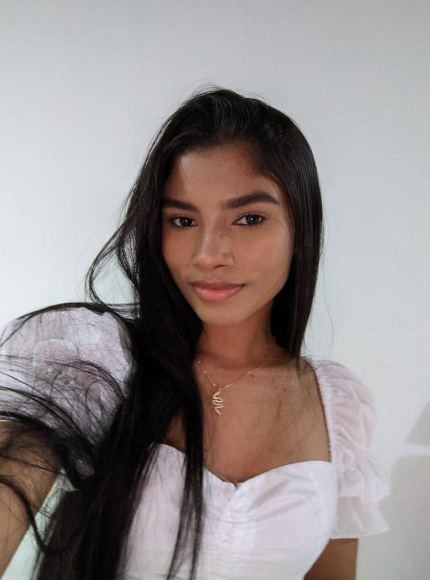
#> input picture metadata/img6 (1)_20240428152128_20240814164929.jpg, 859 x 1159 px, found by its file name (shown at 1/2 size); its folder holds only this picture in this run
$ python metadata.py
#> lines starting #> are read from the running program, lines starting #| are printed output that depends on the picture
from PIL import Image
import piexif
from datetime import datetime, timedelta
import random
import os

# Function to crop the image and slightly change its pixel dimensions
def crop_and_change_pixels(img_path, pixels_to_crop=20, change_pixels_percentage=5):
    # Open the image
#> called with pixels_to_crop = 20, change_pixels_percentage = 5
    img = Image.open(img_path)
#> img is the input picture: PIL image 859x1159 RGB; mean R, G, B 148.7, 140.9, 140.1

    # Crop the image
    width, height = img.size
#> width = 859; height = 1159
    left = random.randint(0, pixels_to_crop)
    top = random.randint(0, pixels_to_crop)
    right = width - random.randint(0, pixels_to_crop)
#> right = 858
    bottom = height - random.randint(0, pixels_to_crop)
#> bottom = 1151
    cropped_img = img.crop((left, top, right, bottom))
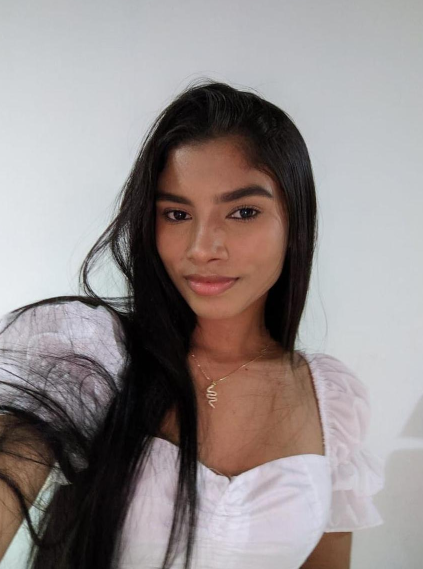
#> cropped_img: PIL image 846x1138 RGB (shown at 1/2 size); mean R, G, B 148, 140, 139.2

    # Slightly change the pixel dimensions
    new_width = int(width * (1 + change_pixels_percentage / 100.0))
#> new_width = 901
    new_height = int(height * (1 + change_pixels_percentage / 100.0))
#> new_height = 1216
    resized_img = cropped_img.resize((new_width, new_height), Image.LANCZOS)

    # Load existing EXIF data or create new if none exists
    exif_dict = piexif.load(resized_img.info.get('exif', piexif.dump({})))

    # Update EXIF data with new values
    date_yesterday = (datetime.now() - timedelta(days=1)).strftime('%Y:%m:%d %H:%M:%S')
    exif_dict['0th'][piexif.ImageIFD.Make] = 'Apple'
    exif_dict['0th'][piexif.ImageIFD.Model] = 'iPhone 8'
    exif_dict['Exif'][piexif.ExifIFD.DateTimeOriginal] = date_yesterday
    exif_dict['0th'][piexif.ImageIFD.Software] = '16.7.5'
    exif_dict['Exif'][piexif.ExifIFD.PixelXDimension] = new_width
    exif_dict['Exif'][piexif.ExifIFD.PixelYDimension] = new_height
    exif_dict['0th'][piexif.ImageIFD.BitsPerSample] = (8, 8, 8)
    exif_dict['Exif'][piexif.ExifIFD.FNumber] = (9, 5)
    exif_dict['Exif'][piexif.ExifIFD.ExposureTime] = (1, 30)
    exif_dict['Exif'][piexif.ExifIFD.ISOSpeedRatings] = 100
    exif_dict['Exif'][piexif.ExifIFD.ExposureBiasValue] = (0, 10)
    exif_dict['Exif'][piexif.ExifIFD.FocalLength] = (4, 1)
    exif_dict['Exif'][piexif.ExifIFD.LensModel] = 'iPhone 8 back camera 3.99mm f/1.8'
    exif_dict['Exif'][piexif.ExifIFD.LensMake] = 'Apple'
    exif_dict['Exif'][piexif.ExifIFD.BrightnessValue] = (random.randint(400, 800), 100)
    exif_dict['Exif'][piexif.ExifIFD.MeteringMode] = 2
    exif_dict['Exif'][piexif.ExifIFD.Flash] = 0x0

    # Convert the EXIF data to bytes
    exif_bytes = piexif.dump(exif_dict)

    # Save the image with updated EXIF data
    resized_img.save(img_path, 'jpeg', exif=exif_bytes)

# Function to append null bytes to an image file
def append_null_bytes_to_image(image_path, number_of_bytes):
    with open(image_path, 'ab') as image_file:
        null_bytes = b'\x00' * number_of_bytes
        image_file.write(null_bytes)

# Function to rename the image file
def rename_image_file(image_path):
    directory, original_filename = os.path.split(image_path)
    filename, file_extension = os.path.splitext(original_filename)
    new_filename = f"{filename}_{datetime.now().strftime('%Y%m%d%H%M%S')}{file_extension}"
    new_image_path = os.path.join(directory, new_filename)
    os.rename(image_path, new_image_path)
    return new_image_path

# Function to process all images in a specified directory
def process_images_in_directory(directory_path, pixels_to_crop=20, change_pixels_percentage=5, number_of_bytes=1024):
    # List all files in the directory
    all_files = os.listdir(directory_path)

    # Filter out the image files
    image_files = [f for f in all_files if f.lower().endswith(('.png', '.jpg', '.jpeg'))]

    # Process each image file
    for img_file in image_files:
        img_path = os.path.join(directory_path, img_file)
        crop_and_change_pixels(img_path, pixels_to_crop, change_pixels_percentage)
#> (the call stopped at in crop_and_change_pixels, `exif_dict = piexif.load(resized_img.info.get('exif', piexif.dump({})))`: piexif is not available in this run)
        append_null_bytes_to_image(img_path, number_of_bytes)
        new_image_path = rename_image_file(img_path)
        print(f"Processed and renamed image: {new_image_path}")

# Example usage
directory_path = r'C:\Users\LENOVO\Desktop\metadata'
process_images_in_directory(directory_path)

$ run again, on metadata/img6 (2)_20240428152128_20240814164929.jpg
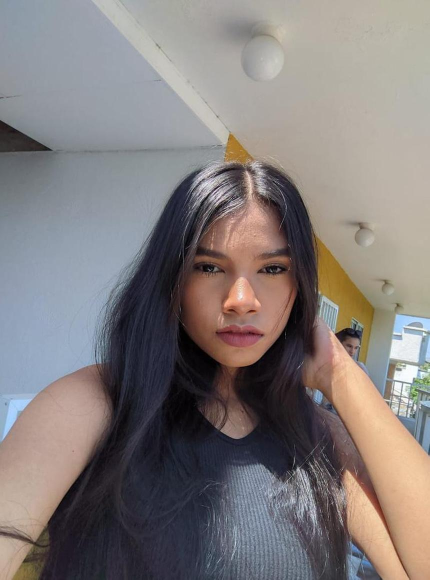
#> input picture metadata/img6 (2)_20240428152128_20240814164929.jpg, 859 x 1159 px, found by its file name (shown at 1/2 size)
#> in crop_and_change_pixels, img is the input picture: PIL image 859x1159 RGB; mean R, G, B 130.7, 124.1, 123.1
#> in crop_and_change_pixels, `cropped_img = img.crop((left, top, right, bottom))`:
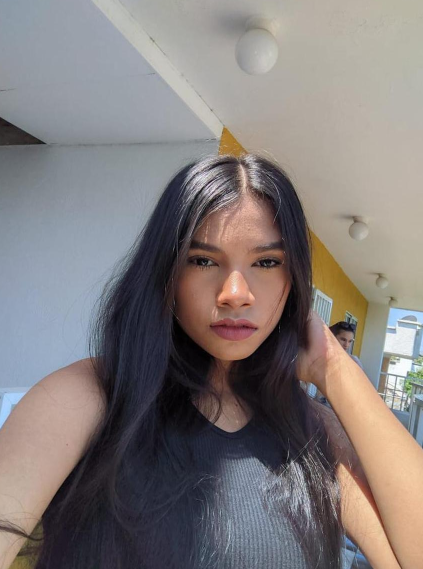
#> cropped_img: PIL image 846x1138 RGB (shown at 1/2 size); mean R, G, B 130.3, 123.5, 122.4

$ run again, on metadata/img6 (3)_20240428152128_20240814164929.jpg
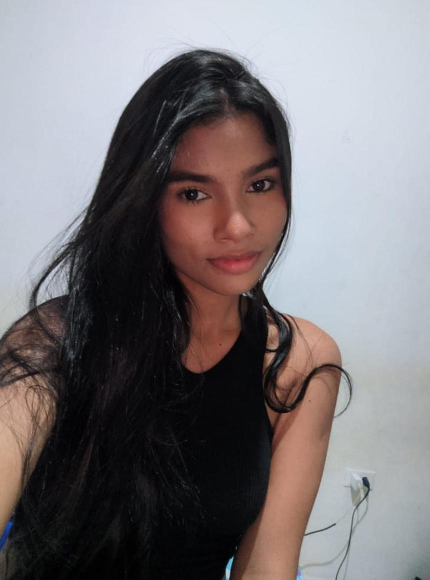
#> input picture metadata/img6 (3)_20240428152128_20240814164929.jpg, 859 x 1159 px, found by its file name (shown at 1/2 size)
#> in crop_and_change_pixels, img is the input picture: PIL image 859x1159 RGB; mean R, G, B 122.9, 118.1, 120.7
#> in crop_and_change_pixels, `cropped_img = img.crop((left, top, right, bottom))`:
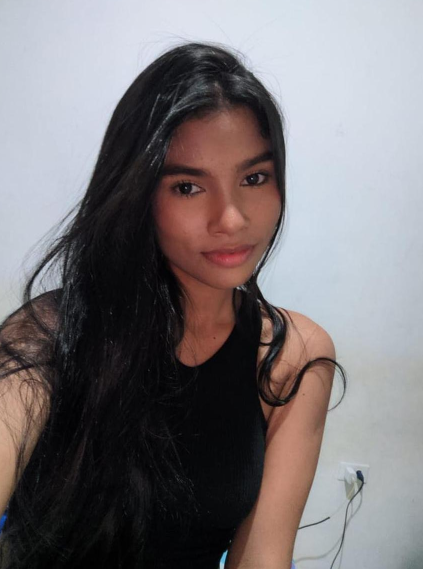
#> cropped_img: PIL image 846x1138 RGB (shown at 1/2 size); mean R, G, B 121.6, 116.6, 119.1

$ run again, on metadata/img6 (4)_20240428152128_20240814164929.jpg
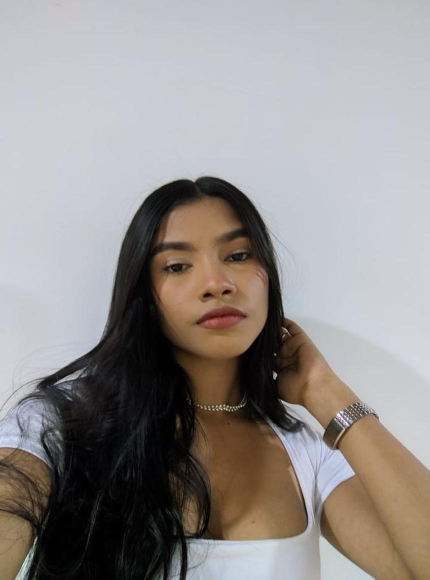
#> input picture metadata/img6 (4)_20240428152128_20240814164929.jpg, 859 x 1159 px, found by its file name (shown at 1/2 size)
#> in crop_and_change_pixels, img is the input picture: PIL image 859x1159 RGB; mean R, G, B 148.7, 143.9, 142.3
#> in crop_and_change_pixels, `cropped_img = img.crop((left, top, right, bottom))`:
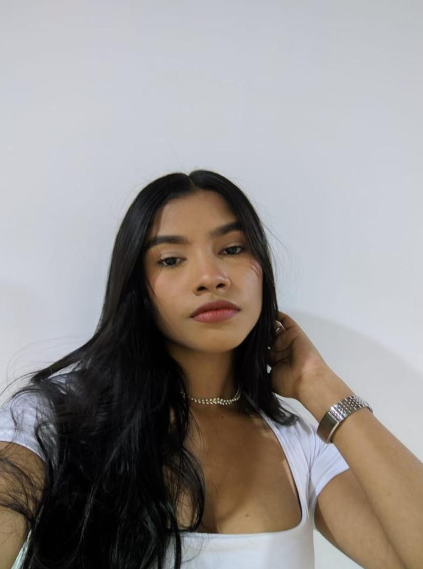
#> cropped_img: PIL image 846x1138 RGB (shown at 1/2 size); mean R, G, B 147.8, 142.9, 141.2
